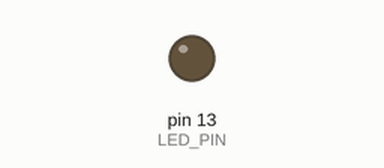
Recording of a sketch running on a simulated Arduino Uno, built with avr-gcc and run on an emulated ATmega328P. Shown: output pins drawn as LEDs (lit = HIGH).

Above: at 0.2 s.
At 10.0 s:
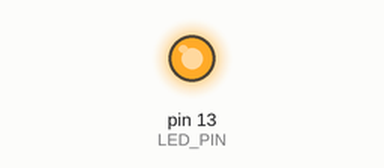
Timing chart, 0 to 20.8 s (numbered marks = the images above):
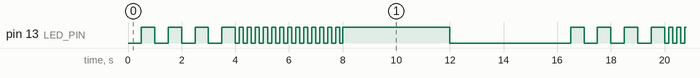

Measured:
- by itself, pin 13 (LED_PIN): moves between LOW and HIGH, repeating every 16.0 s
- by itself, everything shown: repeats every 16.0 s, in 36 steps

The sketch:

sensorSonidoV01.ino
```cpp
const int LED_PIN = LED_BUILTIN;

// Duración de cada estado
const unsigned long DURACION_ESTADO = 4000;

// Intervalos de parpadeo
const unsigned long INTERVALO_LENTO = 500;
const unsigned long INTERVALO_RAPIDO = 150;

enum Estado {
  APAGADO,
  PARPADEO_LENTO,
  PARPADEO_RAPIDO,
  PRENDIDO
};

Estado estadoActual = PARPADEO_LENTO;  // iniciar en parpadeo lento

unsigned long tiempoCambioEstado = 0;
unsigned long tiempoUltimoParpadeo = 0;

bool ledEstado = LOW;

void setup() {
  pinMode(LED_PIN, OUTPUT);

  // Estado inicial
  digitalWrite(LED_PIN, LOW);
  tiempoCambioEstado = millis();
  tiempoUltimoParpadeo = millis();
}

void loop() {
  unsigned long ahora = millis();

  // 1. Ejecutar comportamiento del estado actual
  switch (estadoActual) {
    case APAGADO:
      digitalWrite(LED_PIN, LOW);
      break;

    case PRENDIDO:
      digitalWrite(LED_PIN, HIGH);
      break;

    case PARPADEO_LENTO:
      if (ahora - tiempoUltimoParpadeo >= INTERVALO_LENTO) {
        tiempoUltimoParpadeo = ahora;
        ledEstado = !ledEstado;
        digitalWrite(LED_PIN, ledEstado);
      }
      break;

    case PARPADEO_RAPIDO:
      if (ahora - tiempoUltimoParpadeo >= INTERVALO_RAPIDO) {
        tiempoUltimoParpadeo = ahora;
        ledEstado = !ledEstado;
        digitalWrite(LED_PIN, ledEstado);
      }
      break;
  }

  // 2. Verificar si ya pasaron 2 segundos para cambiar de estado
  if (ahora - tiempoCambioEstado >= DURACION_ESTADO) {
    cambiarEstado();
    tiempoCambioEstado = ahora;
    tiempoUltimoParpadeo = ahora;
  }
}

void cambiarEstado() {
  switch (estadoActual) {
    case APAGADO:
      estadoActual = PARPADEO_LENTO;
      ledEstado = LOW;
      break;

    case PARPADEO_LENTO:
      estadoActual = PARPADEO_RAPIDO;
      ledEstado = LOW;
      break;

    case PARPADEO_RAPIDO:
      estadoActual = PRENDIDO;
      ledEstado = HIGH;
      break;

    case PRENDIDO:
      estadoActual = APAGADO;
      ledEstado = LOW;
      break;
  }
}
```
